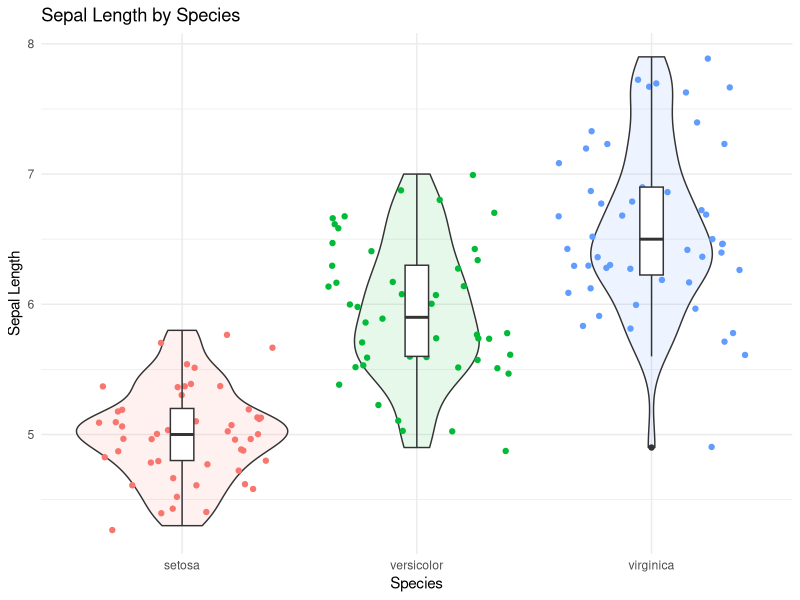
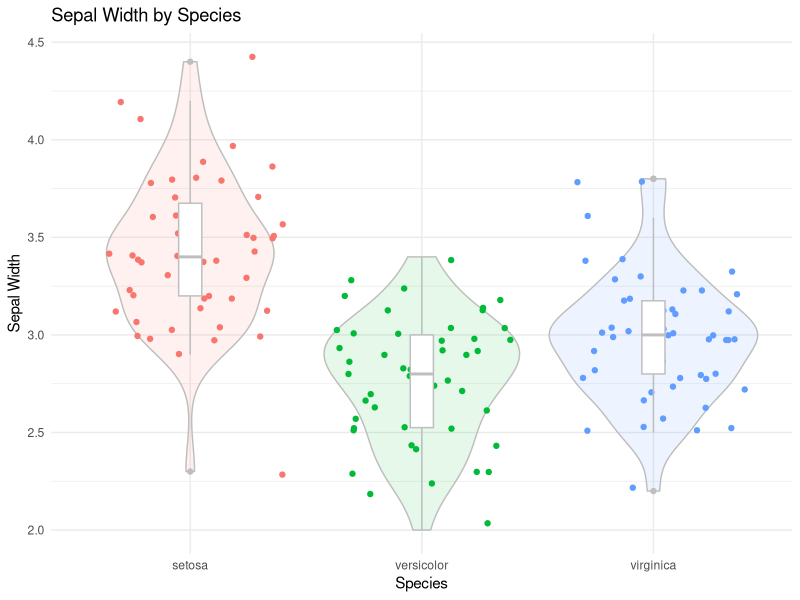
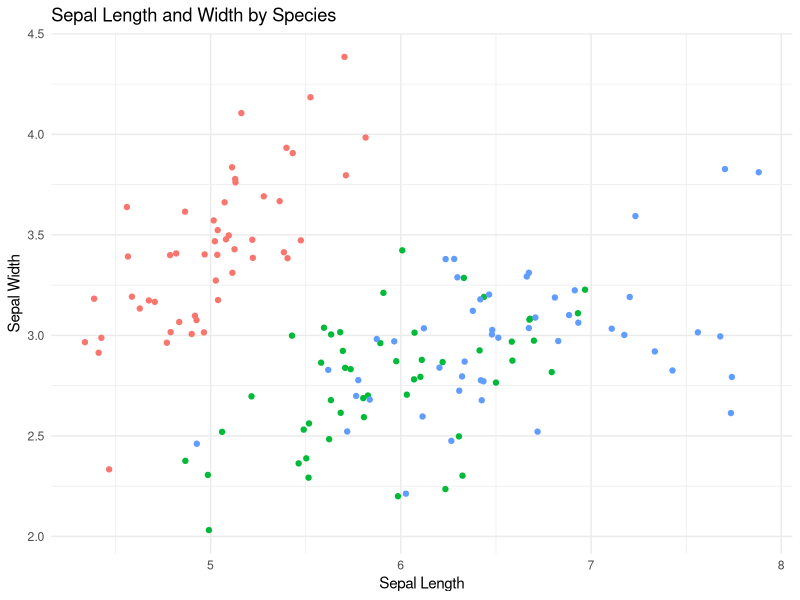
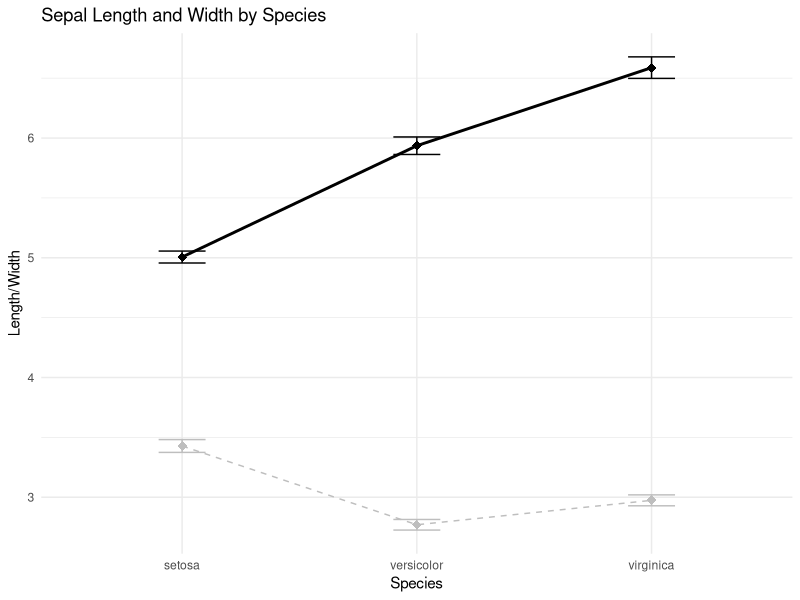

Reproduce these figures in R, in order. (Note: this script raises an error after producing the figures.)
# Clear all variables
rm(list = ls())

# Load necessary packages
library('ggplot2')
library('dplyr')
library('ggpubr')

# Load the iris dataset
d = iris
d$Species = as.factor(d$Species )

#Calculate mean and standard error for each species
summary_data = d %>% group_by(Species) %>%
 summarise(mean_slength = mean(Sepal.Length),
           se_slength = sd(Sepal.Length) / sqrt(n()),
           mean_swidth = mean(Sepal.Width),
           se_swidth = sd(Sepal.Width) / sqrt(n())
 )

# Plot
p1 = ggplot() + 
  geom_violin(data = d, aes(x = Species, y = Sepal.Length, fill = Species), alpha = 0.1) + 
  geom_jitter(data = d, aes(x = Species, y = Sepal.Length, color = Species)) +
  geom_boxplot(data = d, aes(x = Species, y = Sepal.Length),width=0.1) +
  labs(title = "Sepal Length by Species", x = "Species", y = "Sepal Length") +
  theme_minimal() + theme(legend.position = "none") 

p2 = ggplot() + 
  geom_violin(data = d, aes(x = Species, y = Sepal.Width, fill = Species), alpha = 0.1, color = "grey") + 
  geom_jitter(data = d, aes(x = Species, y = Sepal.Width, color = Species)) +
  geom_boxplot(data = d, aes(x = Species, y = Sepal.Width),width=0.1, color = "grey") +
  labs(title = "Sepal Width by Species", x = "Species", y = "Sepal Width") +
  theme_minimal() + theme(legend.position = "none") 

p3 = ggplot() + 
  geom_jitter(data = d, aes(x = Sepal.Length, y = Sepal.Width, color = Species)) +
  labs(title = "Sepal Length and Width by Species", x = "Sepal Length", y = "Sepal Width") +
  theme_minimal() + theme(legend.position = "none")   

p4 = ggplot() + 
  geom_line(data = summary_data, aes(x = Species, y = mean_slength), group = 1, color = "black", linewidth = 1, linetype = "solid") + 
  geom_point(data = summary_data, aes(x = Species, y = mean_slength),shape = 18, size = 3, color = "black") + 
  geom_errorbar(data = summary_data, aes(x = Species, ymin = mean_slength - se_slength, ymax = mean_slength + se_slength),width = 0.2)+
  geom_line(data = summary_data, aes(x = Species, y = mean_swidth), group = 1, color = "grey", linewidth = 0.5, linetype = "dashed") + 
  geom_point(data = summary_data, aes(x = Species, y = mean_swidth),shape = 18, size = 3, color = "grey") + 
  geom_errorbar(data = summary_data, aes(x = Species, ymin = mean_swidth - se_swidth, ymax = mean_swidth + se_swidth),color = "grey" ,width = 0.2)+
  labs(title = "Sepal Length and Width by Species", x = "Species", y = "Length/Width") +
  theme_minimal() + theme(legend.position = "none") 

x11()
ggarrange(p1, p2, p3, p4, ncol = 2, nrow = 2)
ggsave(filename = "vis_depend.jpg",width = 20, height = 20, units = 'cm', dpi = 300)
